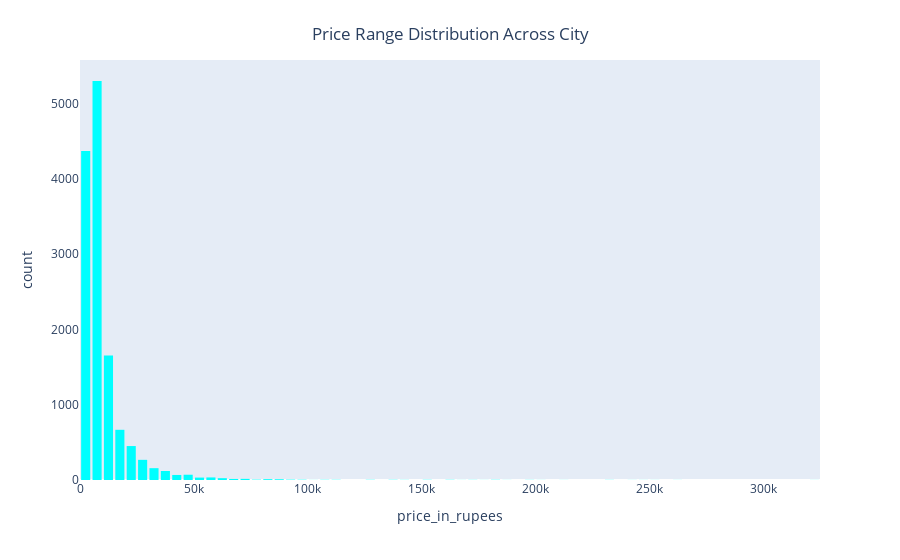

The notebook cell saved with this chart:
### Code cell
fig = px.histogram(df,x="price_in_rupees",nbins=100,color_discrete_sequence=['#00FFFF'])
fig.update_layout(bargap=0.2,xaxis=dict(showgrid=False),yaxis=dict(showgrid=False),title={"text":"Price Range Distribution Across City","x":0.5,"y":0.95,"xanchor":"center","yanchor":"top"})
fig.show()

### Figure 1 — Plotly figure (JSON) as saved in the notebook; plotly's stock layout.template omitted (floating-point values rounded to 4 significant figures; data arrays with more than 128 entries replaced by an {"elided": "..."} marker saying what was removed)
{"data": [{"bingroup": "x", "hovertemplate": "price_in_rupees=%{x}<br>count=%{y}<extra></extra>", "legendgroup": "", "marker": {"color": "#00FFFF", "pattern": {"shape": ""}}, "name": "", "nbinsx": 100, "orientation": "v", "showlegend": false, "type": "histogram", "x": {"elided": "13320 float values"}, "xaxis": "x", "yaxis": "y"}], "layout": {"bargap": 0.2, "barmode": "relative", "legend": {"tracegroupgap": 0}, "margin": {"t": 60}, "title": {"text": "Price Range Distribution Across City", "x": 0.5, "xanchor": "center", "y": 0.95, "yanchor": "top"}, "xaxis": {"anchor": "y", "domain": [0, 1], "showgrid": false, "title": {"text": "price_in_rupees"}}, "yaxis": {"anchor": "x", "domain": [0, 1], "showgrid": false, "title": {"text": "count"}}}}
